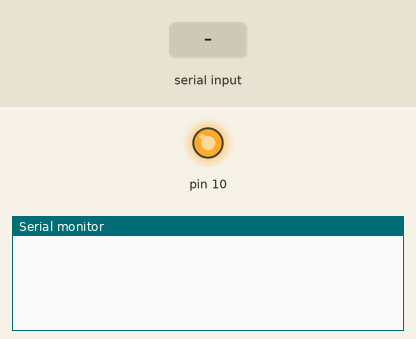
Simulated run of this sketch. Board: Arduino Uno, built with avr-gcc and run on an emulated ATmega328P. On the bench: output pins drawn as LEDs (lit = HIGH), the last lines printed to the serial monitor. Inputs (shaded band) come from the test bench.

Above: at 2.2 s.
2.3 s: "1" received over Serial
At 3.4 s:
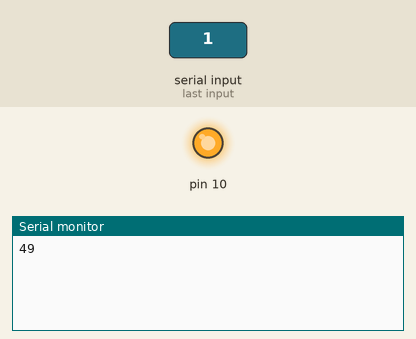
At 6.5 s:
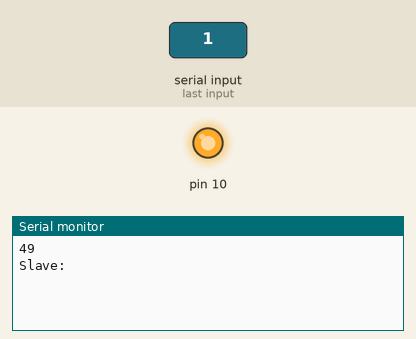

The sketch:

SPI_MASTER.ino
```cpp
/*
    GPIO    NodeMCU   Name  |   Uno
   ===================================
     15       D8       SS   |   D10
     13       D7      MOSI  |   D11
     12       D6      MISO  |   D12
     14       D5      SCK   |   D13
*/
#include <SPI.h>

class ESPMaster {
  private:
    uint8_t _ss_pin;

  public:
    ESPMaster(uint8_t pin): _ss_pin(pin) {}
    void begin()
    {
      pinMode(_ss_pin, OUTPUT);
      digitalWrite(_ss_pin, HIGH);
    }
    void readData(uint8_t * data)
    {
      digitalWrite(_ss_pin, LOW);
      SPI.transfer(0x03);
      SPI.transfer(0x00);
      for (uint8_t i = 0; i < 32; i++)
      {
        data[i] = SPI.transfer(0);
      }
      digitalWrite(_ss_pin, HIGH);
    }

    void writeData(uint8_t * data, size_t len)
    {
      uint8_t i = 0;
      digitalWrite(_ss_pin, LOW);
      SPI.transfer(0x02);
      SPI.transfer(0x00);
      while (len-- && i < 32)
      {
        SPI.transfer(data[i++]);
      }
      while (i++ < 32)
      {
        SPI.transfer(0);
      }
      digitalWrite(_ss_pin, HIGH);
    }

    String readData()
    {
      char data[33];
      data[32] = 0;
      readData((uint8_t *)data);
      return String(data);
    }

    void writeData(const char * data)
    {
      writeData((uint8_t *)data, strlen(data));
    }
};

ESPMaster esp(SS);

void send(const char * message)
{
  esp.writeData(message);
  delay(10);
  Serial.print("Slave: ");
  Serial.println(esp.readData());
  Serial.println();
}

int incomingByte = 0;   // for incoming serial data

void setup() {
  Serial.begin(115200);
  SPI.begin();
  esp.begin();
  delay(1000);
}

void loop() {
  if (Serial.available() > 0)
  {
      // read the incoming byte:
      incomingByte = Serial.read();

      // say what you got:
      //Serial.print("I received: ");
      Serial.println(incomingByte, DEC);
  }
  delay(2000);
  if(incomingByte==49)
  {
    send("1");
  }
  else if(incomingByte==50)
  {
    send("2");
  }
  else if(incomingByte==51)
  {
    send("3");
  }
}
```

Measured:
- after the input at 2.3 s, the serial monitor: prints a new line after 0.70 s (image 1)
